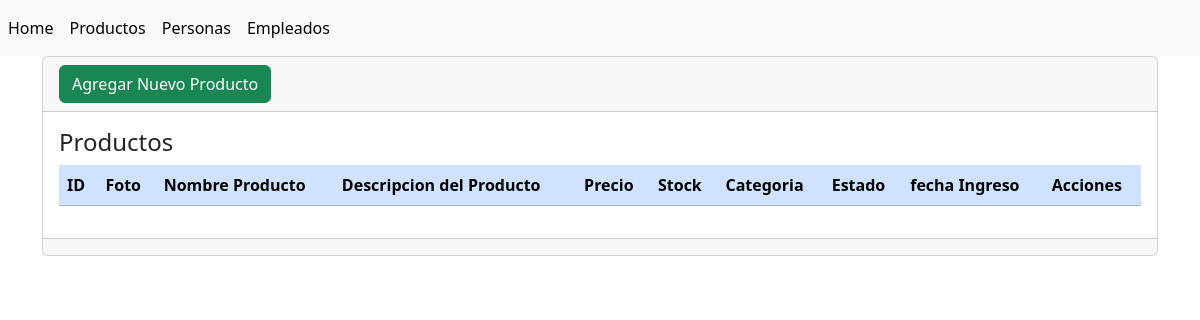
Before: /productos/ with the older database file.
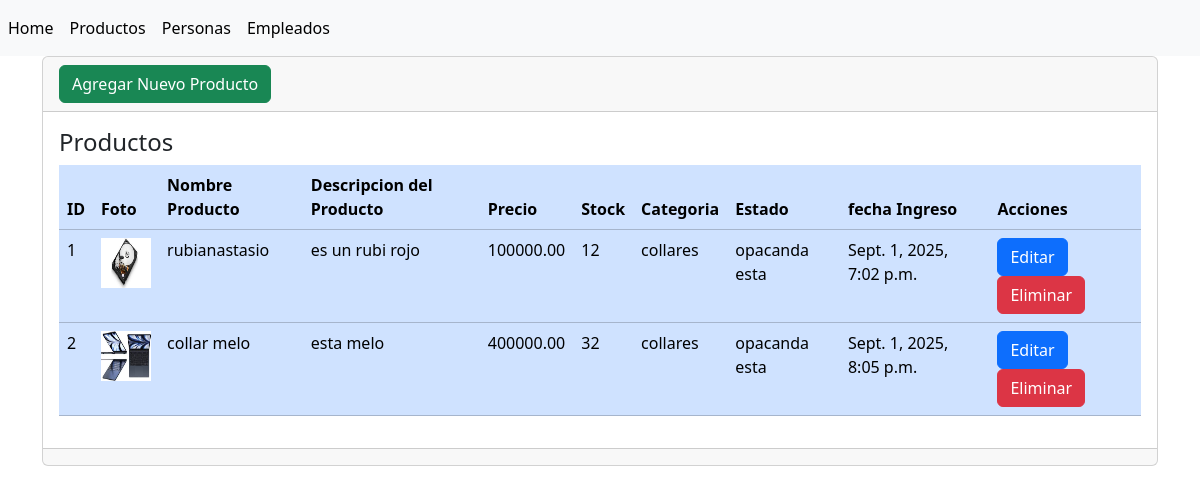
After: the same page with the newer database file.
### productos/models.py (models this page shows, shortened)
class Producto(models.Model):
    idCategoria = models.ForeignKey(Categoria, on_delete=models.CASCADE)
    nombreProducto = models.CharField(max_length=100)
    descripcionProducto = models.CharField(max_length=200)
    stockProducto = models.PositiveBigIntegerField()
    precioProducto = models.DecimalField(max_digits=10, decimal_places=2)
    fechaIngresoProducto = models.DateTimeField(auto_now_add=True)
    idEstadoProducto = models.ForeignKey(EstadoProducto, on_delete=models.CASCADE)
    fotoProducto = models.ImageField(upload_to='uploads/fotos_productos/', null=True, blank=True)

class Categoria(models.Model):
    nombreCategoria = models.CharField(max_length=100)
    def __str__(self):
        return self.nombreCategoria

class EstadoProducto(models.Model):
    estadoProducto = models.CharField(max_length=50)
    def __str__(self):
        return self.estadoProducto

### productos/views.py (the view)
# urls.py: path('', views.index, name='index'),
def index(request):
    Productos = Producto.objects.all()
    return render(request, 'index.html', {'productos': Productos})

### productos/templates/index.html (shortened to what this page needs)
{% extends 'base.html' %}
{% block content %}
<div class="card">
    <div class="card-header">
        <a
            name=""
            id=""
            class="btn btn-success"
            href="{% url 'create' %}"
            role="button"
            >Agregar Nuevo Producto</a
        >
    </div>
    <div class="card-body">
        <h4 class="card-title">Productos</h4>
        <div
            class="table-responsive"
        >
            <table
                class="table table-primary"
            >
                <thead>
                    <tr>
                        <th scope="col">ID</th>
                        <th scope="col">Foto</th>
                        <th scope="col">Nombre Producto</th>
                        <th scope="col">Descripcion del Producto</th>
                        <th scope="col">Precio</th>
                        <th scope="col">Stock</th>
                        <th scope="col">Categoria</th>
                        <th scope="col">Estado</th>
                        <th scope="col">fecha Ingreso</th>
                        <th scope="col">Acciones</th>
                    </tr>
                </thead>
                <tbody>
                    {% for producto in productos %}
                    <tr class="">
                        <td scope="row">{{ producto.id}}</td>
                        <td><img src="{{ producto.fotoProducto.url }}" width="50" height="50" alt="Foto del producto"></td>
                        <td>{{ producto.nombreProducto}}</td>
                        <td>{{ producto.descripcionProducto}}</td>
                        <td>{{ producto.precioProducto}}</td>
                        <td>{{ producto.stockProducto}}</td>
                        <td>{{ producto.idCategoria}}</td>
                        <td>{{ producto.idEstadoProducto}}</td>
                        <td>{{ producto.fechaIngresoProducto}}</td>
                        <td>
                            <a href="{% url 'edit' %}" class="btn btn-primary">Editar</a>
                            <a href="#" class="btn btn-danger">Eliminar</a>
                        </td>
                    </tr>
                    {% endfor %}
                </tbody>
            </table>
        </div>
    </div>
    <div class="card-footer text-muted"></div>
</div>
{% endblock %}

### productos/templates/base.html (shortened to what this page needs)
{% load static %}
<!doctype html>
<html lang="en">
<head>
    <link href="https://cdn.jsdelivr.net/npm/bootstrap@5.3.2/dist/css/bootstrap.min.css" rel="stylesheet"
 />
</head>
<body>
    <header>
        <nav class="navbar navbar-expand navbar-light bg-light">
            <div class="nav navbar-nav">
                <a class="nav-item nav-link active" href="#" aria-current="page">Home</a>
                <a class="nav-item nav-link active" href="{% url 'index' %}" aria-current="page">Productos</a>
                <a class="nav-item nav-link active" href="{% url 'personas_home' %}" aria-current="page">Personas</a>
                <a class="nav-item nav-link active" href="{% url 'homeEmpleados' %}" aria-current="page">Empleados</a>
            </div>
        </nav>
    </header>
    <div class="container">
        <div class="row">
            <div class="col-12">
                {% block content %} {% endblock %}
            </div>
        </div>
    </div>
</body>
</html>

Changed rows visible on the page:
added Producto: id "1", fotoProducto (picture), nombreProducto "rubianastasio", descripcionProducto "es un rubi rojo", precioProducto "100000.00", stockProducto "12", idCategoria "collares", idEstadoProducto "opacanda esta", fechaIngresoProducto "Sept. 1, 2025, 7:02 p.m."
added Producto: id "2", fotoProducto (picture), nombreProducto "collar melo", descripcionProducto "esta melo", precioProducto "400000.00", stockProducto "32", idCategoria "collares", idEstadoProducto "opacanda esta", fechaIngresoProducto "Sept. 1, 2025, 8:05 p.m."
